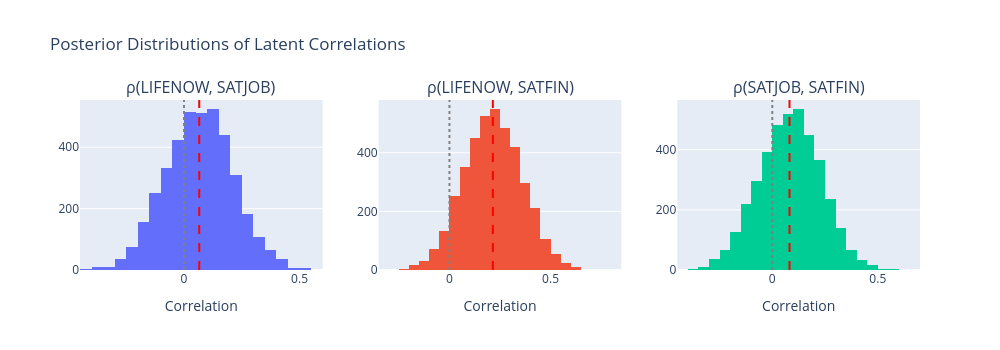

Notebook code cell kept with this figure:
### Markdown cell above
## Results Visualization

### Code cell
# Posterior distributions of correlations
fig = make_subplots(rows=1, cols=3, subplot_titles=[
    'ρ(LIFENOW, SATJOB)', 'ρ(LIFENOW, SATFIN)', 'ρ(SATJOB, SATFIN)'
])

fig.add_trace(go.Histogram(x=rho12_samples, nbinsx=40, showlegend=False), row=1, col=1)
fig.add_trace(go.Histogram(x=rho13_samples, nbinsx=40, showlegend=False), row=1, col=2)
fig.add_trace(go.Histogram(x=rho23_samples, nbinsx=40, showlegend=False), row=1, col=3)

# Add posterior mean lines
fig.add_vline(x=rho12_samples.mean(), line_dash='dash', line_color='red', row=1, col=1)
fig.add_vline(x=rho13_samples.mean(), line_dash='dash', line_color='red', row=1, col=2)
fig.add_vline(x=rho23_samples.mean(), line_dash='dash', line_color='red', row=1, col=3)

# Add zero reference lines
fig.add_vline(x=0, line_dash='dot', line_color='gray', row=1, col=1)
fig.add_vline(x=0, line_dash='dot', line_color='gray', row=1, col=2)
fig.add_vline(x=0, line_dash='dot', line_color='gray', row=1, col=3)

fig.update_layout(
    title='Posterior Distributions of Latent Correlations',
    height=350, width=1000
)
fig.update_xaxes(title_text='Correlation', row=1, col=1)
fig.update_xaxes(title_text='Correlation', row=1, col=2)
fig.update_xaxes(title_text='Correlation', row=1, col=3)
fig.show()

### Figure 1 — Plotly figure (JSON) as saved in the notebook; plotly's stock layout.template omitted (floating-point values rounded to 4 significant figures; data arrays with more than 128 entries replaced by an {"elided": "..."} marker saying what was removed)
{"data": [{"nbinsx": 40, "showlegend": false, "type": "histogram", "x": {"elided": "4000 float values"}, "xaxis": "x", "yaxis": "y"}, {"nbinsx": 40, "showlegend": false, "type": "histogram", "x": {"elided": "4000 float values"}, "xaxis": "x2", "yaxis": "y2"}, {"nbinsx": 40, "showlegend": false, "type": "histogram", "x": {"elided": "4000 float values"}, "xaxis": "x3", "yaxis": "y3"}], "layout": {"annotations": [{"font": {"size": 16}, "showarrow": false, "text": "ρ(LIFENOW, SATJOB)", "x": 0.1444, "xanchor": "center", "xref": "paper", "y": 1, "yanchor": "bottom", "yref": "paper"}, {"font": {"size": 16}, "showarrow": false, "text": "ρ(LIFENOW, SATFIN)", "x": 0.5, "xanchor": "center", "xref": "paper", "y": 1, "yanchor": "bottom", "yref": "paper"}, {"font": {"size": 16}, "showarrow": false, "text": "ρ(SATJOB, SATFIN)", "x": 0.8556, "xanchor": "center", "xref": "paper", "y": 1, "yanchor": "bottom", "yref": "paper"}], "height": 350, "shapes": [{"line": {"color": "red", "dash": "dash"}, "type": "line", "x0": 0.06595, "x1": 0.06595, "xref": "x", "y0": 0, "y1": 1, "yref": "y domain"}, {"line": {"color": "red", "dash": "dash"}, "type": "line", "x0": 0.2146, "x1": 0.2146, "xref": "x2", "y0": 0, "y1": 1, "yref": "y2 domain"}, {"line": {"color": "red", "dash": "dash"}, "type": "line", "x0": 0.08162, "x1": 0.08162, "xref": "x3", "y0": 0, "y1": 1, "yref": "y3 domain"}, {"line": {"color": "gray", "dash": "dot"}, "type": "line", "x0": 0, "x1": 0, "xref": "x", "y0": 0, "y1": 1, "yref": "y domain"}, {"line": {"color": "gray", "dash": "dot"}, "type": "line", "x0": 0, "x1": 0, "xref": "x2", "y0": 0, "y1": 1, "yref": "y2 domain"}, {"line": {"color": "gray", "dash": "dot"}, "type": "line", "x0": 0, "x1": 0, "xref": "x3", "y0": 0, "y1": 1, "yref": "y3 domain"}], "title": {"text": "Posterior Distributions of Latent Correlations"}, "width": 1000, "xaxis": {"anchor": "y", "domain": [0, 0.2889], "title": {"text": "Correlation"}}, "xaxis2": {"anchor": "y2", "domain": [0.3556, 0.6444], "title": {"text": "Correlation"}}, "xaxis3": {"anchor": "y3", "domain": [0.7111, 1], "title": {"text": "Correlation"}}, "yaxis": {"anchor": "x", "domain": [0, 1]}, "yaxis2": {"anchor": "x2", "domain": [0, 1]}, "yaxis3": {"anchor": "x3", "domain": [0, 1]}}}
